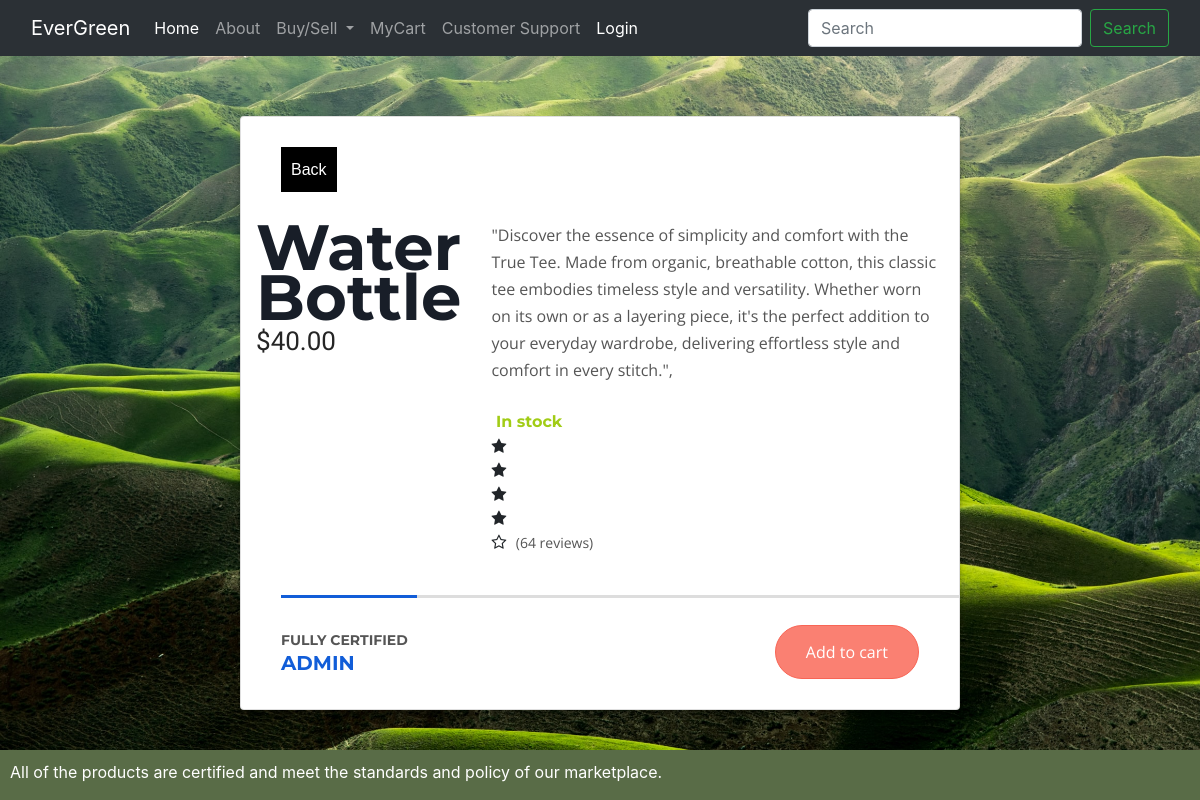
The app's page /product/10, older data.
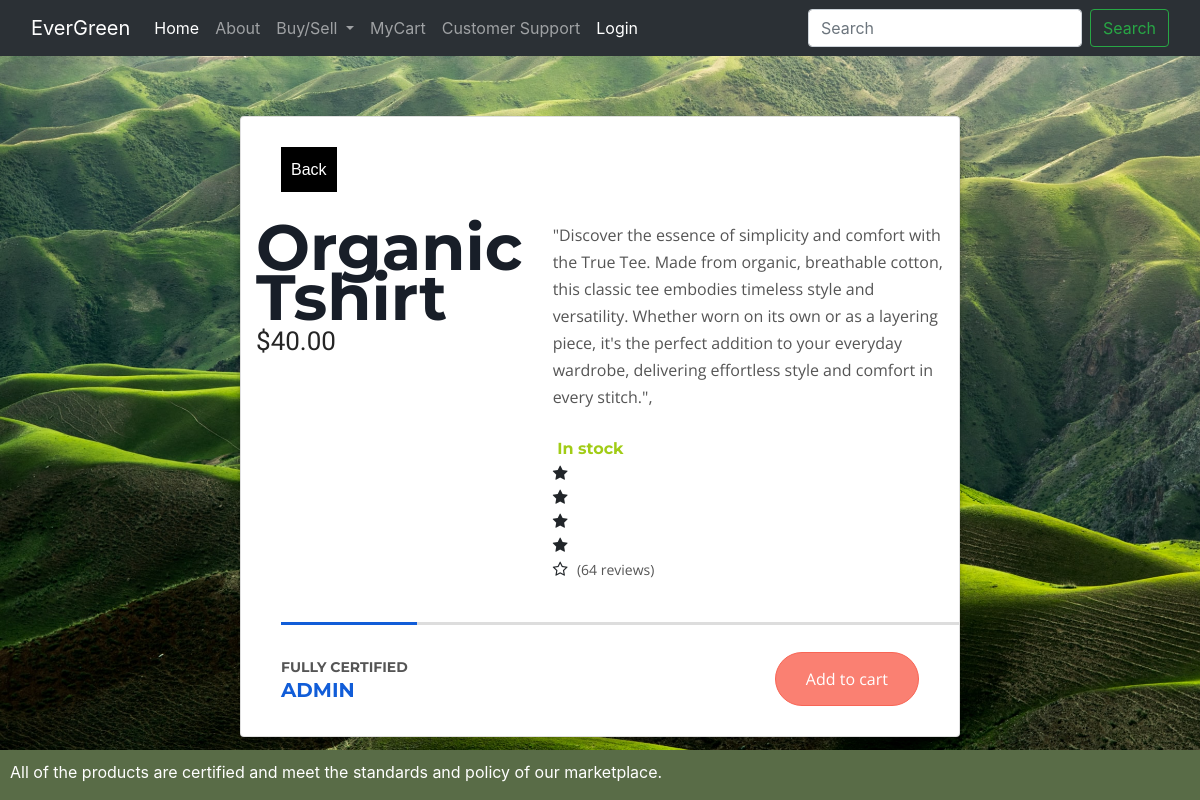
The same page, newer data.
### product/models.py (models this page shows, shortened)
class Product(models.Model):
  product_name = models.CharField(max_length=200)
  category = models.ForeignKey(Category , on_delete=models.CASCADE ,  null=True)
  seller = models.ForeignKey(User , on_delete= models.CASCADE)
  product_description = models.TextField(null=True)
  price = models.DecimalField(max_digits=10000 , decimal_places=2)
  product_image = models.ImageField(null = True)
  verification_doc = models.ImageField(null = True)
  is_approved = models.BooleanField(default=False)
  listed_at = models.DateField(auto_now_add=True)
  image_link = models.CharField(max_length=1000 , null=True)

### pages/views.py (the view)
# urls.py: path('product/<int:id>' , product_view , name='product'),
def product_view(request , id):
  obj = Product.objects.get(pk=id)
  content = {
    'obj': obj
  }
  return render(request , 'product.html' , content)

### templates/product.html (shortened to what this page needs)
{% extends 'base.html'%}
{% load static %}
{% block content %}
<link rel="stylesheet" href="{% static 'product.css'%}">
<main>
  <div class="card">
    <div class="card__title">
      <div class="icon">
        <a href="{% url 'home'%}">Back</a>{% csrf_token %}
      </div>
    </div>
    <div class="card__body">
      <div class="half">
        <div class="featured_text">
          <h1>{{obj.product_name}}</h1>
          <p class="price">${{obj.price}}</p>
        </div>
        <div class="image">
        </div>
      </div>
      <div class="half">
        <div class="description">
          <p>{{obj.product_description}}</p>
        </div>
        <span class="stock"> In stock</span>
        <div class="reviews">
          <ul class="stars">
            <li><i class="fa fa-star"></i></li>
            <li><i class="fa fa-star"></i></li>
            <li><i class="fa fa-star"></i></li>
            <li><i class="fa fa-star"></i></li>
            <li><i class="fa fa-star-o"></i></li>
          </ul>
          <span>(64 reviews)</span>
        </div>
      </div>
    </div>
    <div class="card__footer">
      <div class="recommend">
        <p>Fully Certified</p>
        <h3>{{obj.seller.username}}</h3>
      </div>
      <form method="post" action="{% url 'cart' obj.pk %}">{% csrf_token %}
        <div class="action">
          <button type="submit" style="float: right;" onclick="{additem()}">Add to cart</button>
        </div>
      </form>
    </div>
  </div>
</main>
</body>
{% endblock %}

Row changes from the older to the newer data that the page shows:
changed Product "ADMIN": product_name "Water Bottle" → "Organic Tshirt"
